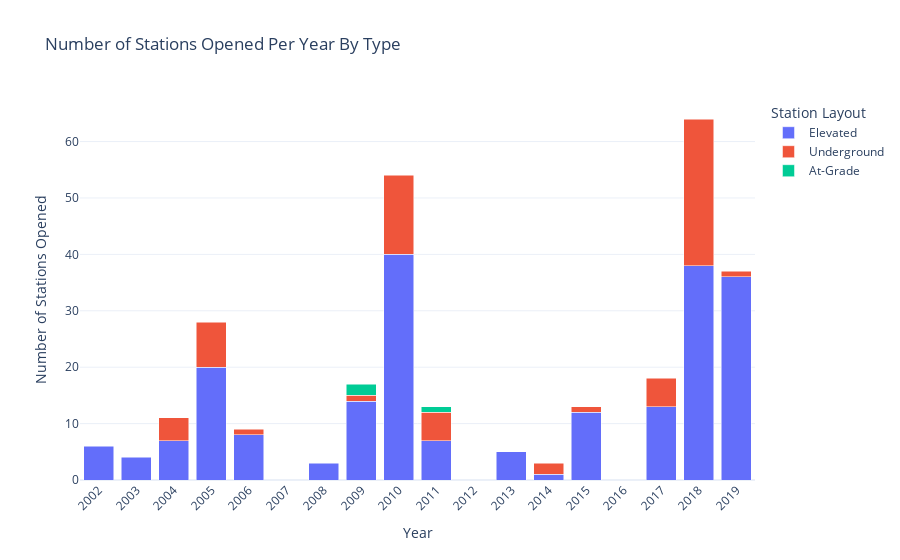

The notebook cell this image was saved under:
### Code cell
type_of_station = df.groupby(['Opening Year','Station Layout']).size().reset_index(name='Number of Stations')

fig = px.bar(type_of_station,
             x='Opening Year',
             y='Number of Stations',
             color='Station Layout',
             title='Number of Stations Opened Per Year By Type',
             labels={'Opening Year':'Year','Number of Stations':'Number of Stations Opened'},
             barmode='stack'
             )


fig.update_layout(xaxis_tickangle=-45, 
                  xaxis=dict(tickmode='linear'),
                  yaxis=dict(title='Number of Stations Opened'),
                  xaxis_title="Year")


fig.show()

### Figure 1 — Plotly figure (JSON) as saved in the notebook; plotly's stock layout.template omitted (floating-point values rounded to 4 significant figures)
{"data": [{"alignmentgroup": "True", "hovertemplate": "Station Layout=Elevated<br>Year=%{x}<br>Number of Stations Opened=%{y}<extra></extra>", "legendgroup": "Elevated", "marker": {"color": "#636efa", "pattern": {"shape": ""}}, "name": "Elevated", "offsetgroup": "Elevated", "orientation": "v", "showlegend": true, "textposition": "auto", "type": "bar", "x": [2002, 2003, 2004, 2005, 2006, 2008, 2009, 2010, 2011, 2013, 2014, 2015, 2017, 2018, 2019], "xaxis": "x", "y": [6, 4, 7, 20, 8, 3, 14, 40, 7, 5, 1, 12, 13, 38, 36], "yaxis": "y"}, {"alignmentgroup": "True", "hovertemplate": "Station Layout=Underground<br>Year=%{x}<br>Number of Stations Opened=%{y}<extra></extra>", "legendgroup": "Underground", "marker": {"color": "#EF553B", "pattern": {"shape": ""}}, "name": "Underground", "offsetgroup": "Underground", "orientation": "v", "showlegend": true, "textposition": "auto", "type": "bar", "x": [2004, 2005, 2006, 2009, 2010, 2011, 2014, 2015, 2017, 2018, 2019], "xaxis": "x", "y": [4, 8, 1, 1, 14, 5, 2, 1, 5, 26, 1], "yaxis": "y"}, {"alignmentgroup": "True", "hovertemplate": "Station Layout=At-Grade<br>Year=%{x}<br>Number of Stations Opened=%{y}<extra></extra>", "legendgroup": "At-Grade", "marker": {"color": "#00cc96", "pattern": {"shape": ""}}, "name": "At-Grade", "offsetgroup": "At-Grade", "orientation": "v", "showlegend": true, "textposition": "auto", "type": "bar", "x": [2009, 2011], "xaxis": "x", "y": [2, 1], "yaxis": "y"}], "layout": {"barmode": "stack", "legend": {"title": {"text": "Station Layout"}, "tracegroupgap": 0}, "title": {"text": "Number of Stations Opened Per Year By Type"}, "xaxis": {"anchor": "y", "domain": [0, 1], "tickangle": -45, "tickmode": "linear", "title": {"text": "Year"}}, "yaxis": {"anchor": "x", "domain": [0, 1], "title": {"text": "Number of Stations Opened"}}}}
